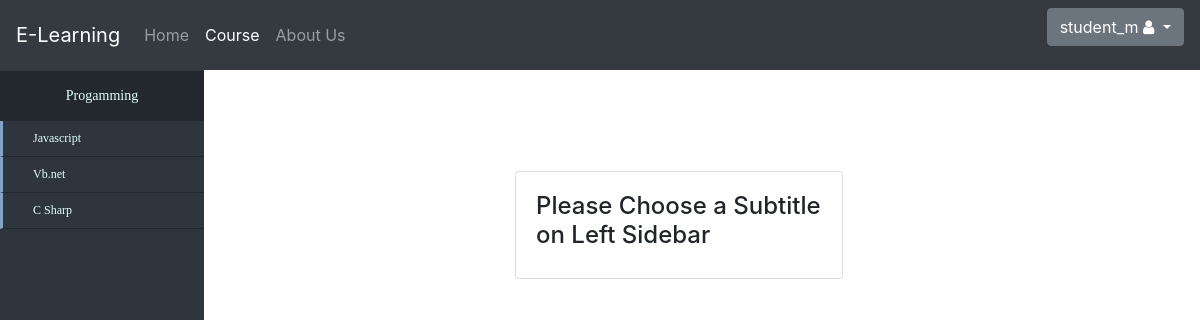
Page /user_subject.php?course_id=1 (signed in) on the committed database.
### tables this page shows
CREATE TABLE `user` (
  `user_id` int(255) NOT NULL,
  `username` varchar(255) NOT NULL,
  `password` varchar(255) NOT NULL,
  `age` varchar(255) NOT NULL,
  `address` varchar(255) NOT NULL,
  `gender` varchar(255) NOT NULL,
  `course_id` int(255) NOT NULL,
  `name` varchar(255) NOT NULL,
  `email` varchar(255) NOT NULL,
  `phone` varchar(255) NOT NULL,
  `image` text NOT NULL
);

CREATE TABLE `course` (
  `course_id` int(255) NOT NULL,
  `course_name` varchar(255) NOT NULL,
  `course_image` text NOT NULL,
  `course_desc` text NOT NULL
);

CREATE TABLE `subject` (
  `subject_id` int(255) NOT NULL,
  `course_id` int(255) NOT NULL,
  `subject_name` varchar(255) NOT NULL
);

### user_subject.php (the view, shortened to what this page needs)
<?php
 include("navbar.php");
 include("db.php");
 $query="Select * from course where course_id='".$_GET["course_id"]."'";
 $result=mysqli_query($con,$query);
 $row=mysqli_fetch_array($result);
?>
<div class="nav-side-menu" style="padding-top: 71px;">
<form method="POST">
    <div class="brand"><?php echo $row["course_name"] ?></div>
        <div class="menu-list">
            <ul id="menu-content" class="menu-content collapse out">
          <?php
                $query2="Select * from subject where course_id= '".$_GET["course_id"]."'";
                $result2=mysqli_query($con,$query2);
            ?>
            <?php
              while($row2=mysqli_fetch_array($result2))
              {
            ?>
                <li  data-toggle="collapse" data-target="#<?php echo $row2["subject_name"]; ?>" class="collapsed ">
                        <a href="#"><i class="fab fa-studiovinari fa-lg"></i><?php echo $row2["subject_name"]; ?> <span class="arrow"></span></a>
                 </li>
            <?php
              }
            ?>
            </ul>
     </div>
    </form>
</div>
<div class="row" style="padding-top:171px;margin-left:500px">
  <div class="col-md-6">
    <div class="card">
      <div class="card-body" id="cb" >
         <h4>Please Choose a Subtitle on Left Sidebar</h4>
      </div>
    </div>
  </div>
</div>

### navbar.php (shortened to what this page needs)
<head>
        <link href="css/carousel.css" rel="stylesheet">
        <link rel="stylesheet" href="https://maxcdn.bootstrapcdn.com/bootstrap/4.0.0/css/bootstrap.min.css">
        <link rel="stylesheet" href="font-awesome-4.7.0/font-awesome-4.7.0/css/font-awesome.min.css">
    </head>
<?php
require("db.php");
if(isset($_SESSION["user_id"])){
    $where=" where user_id='".$_SESSION["user_id"]."'";
}
else{
     $where="";
}
$query22="Select * from user ".$where."  ";
$result22=mysqli_query($con,$query22);
$row22=mysqli_fetch_array($result22);
if(isset($_SESSION["username"])){
    $username=$row22["username"];
    $logout='<div class="dropdown">
                <button class="btn btn-secondary dropdown-toggle" type="button" id="dropdownMenuButton" data-toggle="dropdown" aria-haspopup="true" aria-expanded="false">
                    '.$username.' <i class="fa fa-user" style="color:white" aria-hidden="true"></i>
                </button>
                 <div class="dropdown-menu " style="right:2px;"; aria-labelledby="dropdownMenuButton">
                     <a class="dropdown-item" href="profile.php">Profile</a>
                     <a class="dropdown-item" onclick="logoutConfirm();return false" href="logout.php">Logout</a>
                 </div>
           </div>';
     $course='<a class="nav-link" href="user_course.php"><span class="course">Course</span></a>';
    }
?>
<header>
            <nav class="navbar navbar-expand-md navbar-dark fixed-top bg-dark">
                <a class="navbar-brand" href="index.php">E-Learning</a>
                <div class="collapse navbar-collapse" id="navbarCollapse">
                    <ul class="navbar-nav mr-auto">
                        <li class="nav-item">
                            <a class="nav-link " href="index.php"><span class="index">Home</span> <span class="sr-only">(current)</span></a>
                        </li>
                        <li class="nav-item">
                            <?php echo $course;?>
                        </li>
                        <li class="nav-item">
                        <a class="nav-link" href="index.php#about">
                            <span>About Us</span>
                        </a>
                        </li>
                    </ul>
                    <form class="form-inline mt-2 mt-md-0">
                        <?php echo $logout;?>
                    </form>
                </div>
            </nav>
        </header>

### user_subject.php (style rules this page uses)
.course { color:white; }
.nav-side-menu { overflow: auto; font-family: verdana; font-size: 12px; font-weight: 200; background-color: #2e353d; position: fixed; top: 0px; padding-left: 0px; height: 100%; width: 17%; color: #e1ffff; }
.nav-side-menu .brand { background-color: #23282e; line-height: 50px; display: block; text-align: center; font-size: 14px; }
.nav-side-menu ul, .nav-side-menu li { list-style: none; padding: 0px; margin: 0px; line-height: 35px; cursor: pointer; }
.nav-side-menu li { padding-left: 0px; border-left: 3px solid #84a3c6; border-bottom: 1px solid #23282e; }
.nav-side-menu li a { text-decoration: none; color: #e1ffff; }
.nav-side-menu li a i { padding-left: 10px; width: 20px; padding-right: 20px; }
@media (min-width: 767px) { .nav-side-menu .menu-list .menu-content { display: block; } }

### rows in the picture
user: username "student_m"
course: course_name "Progamming"
subject: subject_name "Javascript"
subject: subject_name "Vb.net"
subject: subject_name "C Sharp"
